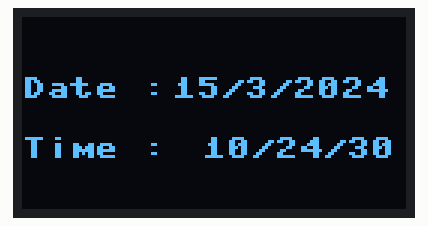
A program run on a simulated MicroPython board. On the bench: 128×64 one-colour display. The clock reads 2024-03-15 10:24:30 at power-on unless the program sets it; library files of the repository ran but are not shown: ssd1306.py, ds1302.py; what the program prints to the serial console is not drawn.

Above: at 0.1 s.
At 4.4 s:
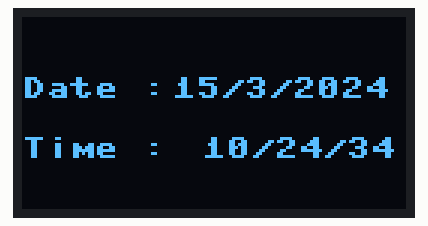
At 11.3 s:
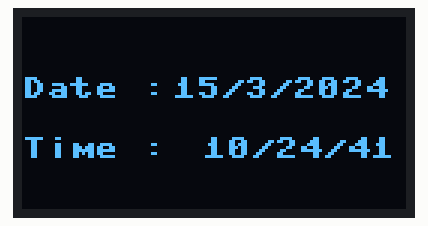
At 19.3 s:
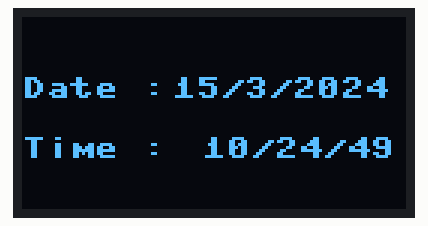
At 28.4 s:
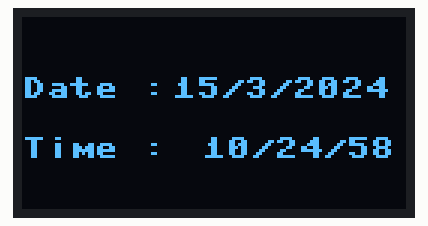
At 38.5 s:
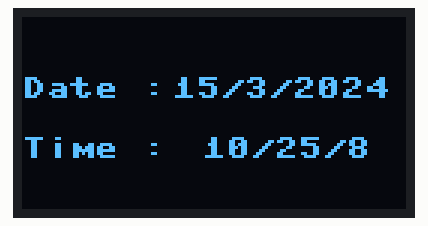

Measured:
- what the display in image 1 shows lasts 1.1 s, from 4.3 s to 5.4 s

The program:

clock.py
```python
# Import necessary modules
from ssd1306 import SSD1306_I2C
from machine import Pin, I2C
import ds1302
import time

i2c = I2C(scl=Pin(23), sda=Pin(22))
oled = SSD1306_I2C(128, 64, i2c)

# Initialize DS1302 RTC with specified pins (clk, dio, cs)
ds = ds1302.DS1302(Pin(21),Pin(19),Pin(18))

# Set the date and time on the RTC
#ds.year(2024)  # Set the year to 2085
#ds.month(4)    # Set the month to January
#ds.day(17)     # Set the day to 17th
#ds.hour(21)    # Set the hour to midnight (00)
#ds.minute(30)  # Set the minute to 17
#ds.second(00)  # Set the second to 30


while True:
    oled.fill(0)
    oled.text("Date : ",0,20)
    oled.text("Time : ",0,40)
    oled.text("{}/{}/{}".format(ds.day(), ds.month(),ds.year()),50,20)
    oled.text("{}/{}/{}".format(ds.hour(), ds.minute(),ds.second()),60,40)

    print( "Date={}/{}/{}" .format(ds.month(), ds.day(),ds.year()) )
    print( "Time={}:{}:{}" .format(ds.hour(), ds.minute(),ds.second()) )
    oled.show()
    time.sleep(0.5)
```
